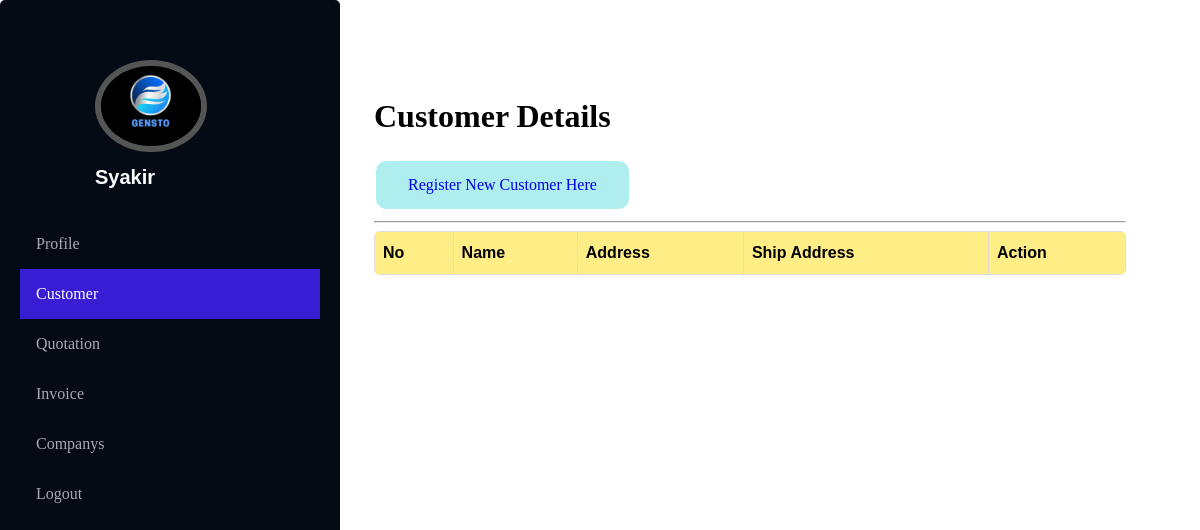
Page /Customer (signed in) on the earlier database version.
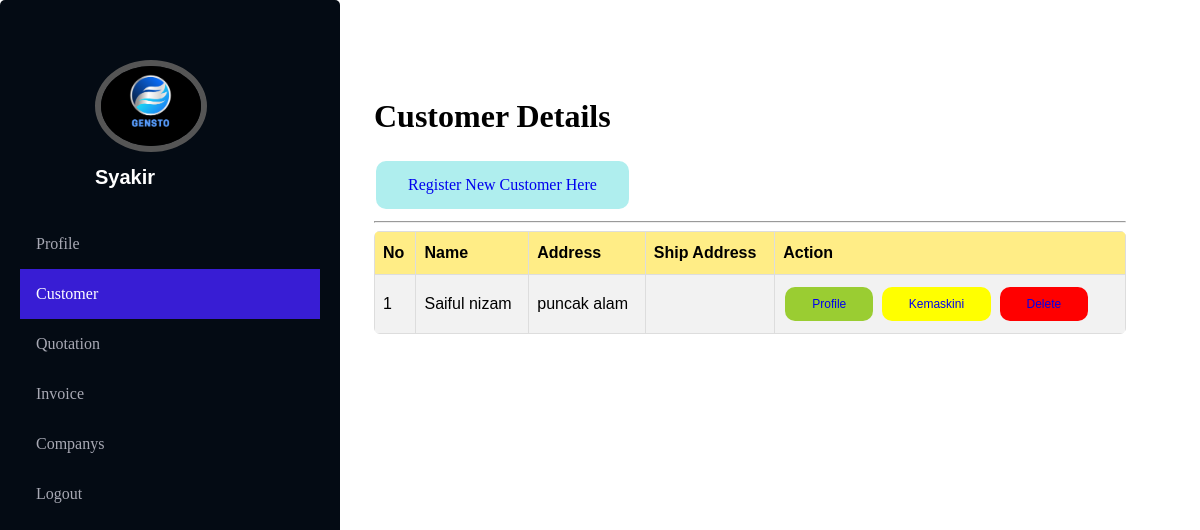
Same page on the later database version.
### tables this page shows
CREATE TABLE `customer` (
  `id` int(11) NOT NULL,
  `nama` varchar(255) NOT NULL,
  `address` varchar(500) NOT NULL,
  `shipaddress` varchar(500) NOT NULL,
  `companyid` int(11) NOT NULL
);

### app/core/Controller.php (called while the page is built, shortened)
<?php
class Controller{
    public function view($view,$data=[]){
        require_once './app/views/'.$view.'.php';
    }
}

### app/controllers/Customer.php (called while the page is built, shortened)
<?php
class Customer extends Controller{
   private $host = DB_HOST;
    private $user = DB_USER;
    private $password = DB_PASSWORD;
    private $database = DB_NAME;
    public function __construct()
    {
        $user = $this->user;
        $host = $this->host;
        $password = $this->password;
        $database = $this->database;
        $conn = mysqli_connect($host, $user, $password, $database);
        $this->conn = $conn;
    }
    public function index(){
        $username=  $_SESSION['username'];
           $query= "SELECT company.id FROM user inner join company on company.userid = user.id where username like '$username'  limit 1";
           $result = $this->conn->query($query);
                $id = 0;
                while($row = $result->fetch_assoc()) {
                    $id = $row['id'];
                }
         $sql = "SELECT * from customer where companyid like '$id' ";
               $data['result'] = $this->conn->query($sql);
        $this->view('Customer/index',$data);
    }
}
?>

### app/core/App.php (called while the page is built, shortened)
<?php
class App{
    public $method = 'index';
    public $params = [];
    public function __construct(){
     $this->controller = new $this->controller;
    call_user_func_array([$this->controller,$this->method],$this->params);
    }
}

### index.php (called while the page is built, shortened)
<?php
$app = new App;

### app/views/Customer/index.php (the view, shortened to what this page needs)
<div class="content">
   <div style="padding:50px">
   <br>
   <h1>Customer Details</h1>
   <a class="new" href="<?=baseurl?>Customer/register">Register New Customer Here</a>
   <br>
   <hr>
<table id="users">
  <tr>
    <th>No</th>
    <th>Name</th>
    <th>Address</th>
    <th>Ship Address</th>
    <th>Action</th>
  </tr>
  <?php
$i=1;
    while($key=$data['result']->fetch_assoc())
    {
  ?>
  <tr>
    <td><?=$i++?></td>
    <td><?=$key['nama']?></td>
    <td><?=$key['address']?></td>
    <td><?=$key['shipaddress']?></td>
    <td>
        <a href="<?=baseurl?>Customer/profile/<?=$key['id']?>" class="profile">Profile</a>
        <a href="<?=baseurl?>Customer/Kemaskini/<?=$key['id']?>" class="kemaskini">Kemaskini</a>
        <a href="<?=baseurl?>Customer/Delete/<?=$key['id']?>" class="delete">Delete</a>
    </td>
  </tr>
<?php } ?>
</table>
   </div>
</div>

Differences in the rows shown:
added customer: nama "Saiful nizam", address "puncak alam"
